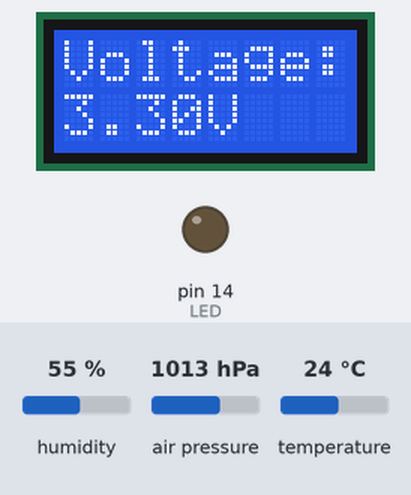
The sketch below on a simulated Arduino Uno, built with avr-gcc and run on an emulated ATmega328P. Shown: 8×2 character LCD, output pins drawn as LEDs (lit = HIGH). Wiring (inferred from the names in the program): HTU21/Si7021 sensor at I2C address 0x40; BMP180 pressure sensor at I2C address 0x77. Inputs (shaded band) come from the test bench; at power-on: humidity 55 %, air pressure 1013 hPa, temperature 24 °C. No radio packets arrive unless stated; what the sketch prints to the serial monitor is not drawn.

Above: at 1.6 s.
1.7 s: humidity set to 22 %
At 15.6 s:
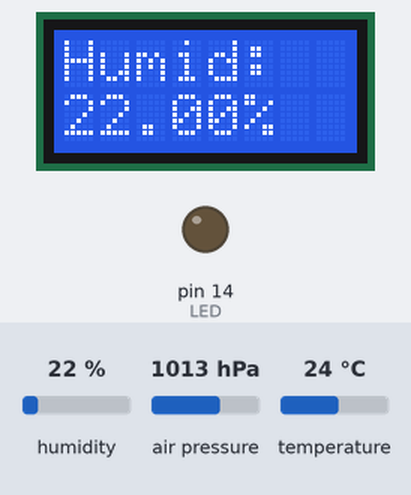
15.7 s: humidity set to 40 %
At 28.5 s:
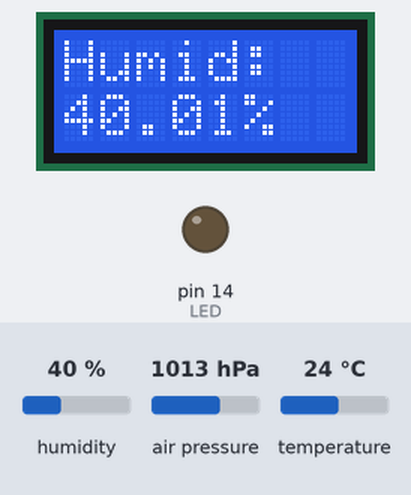
28.8 s: air pressure set to 952 hPa
At 42.3 s:
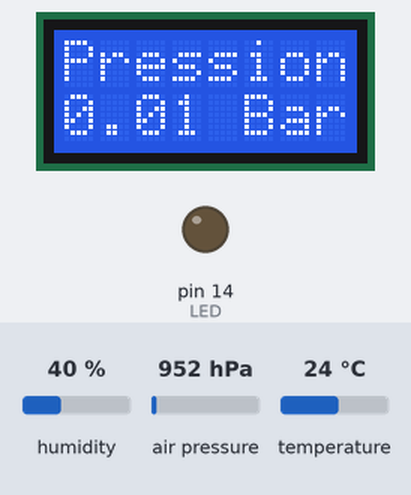
42.8 s: temperature set to 19 °C
At 54.0 s:
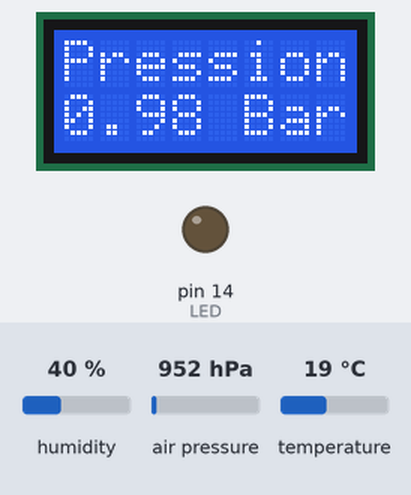
55.1 s: air pressure set to 1000 hPa
At 66.9 s:
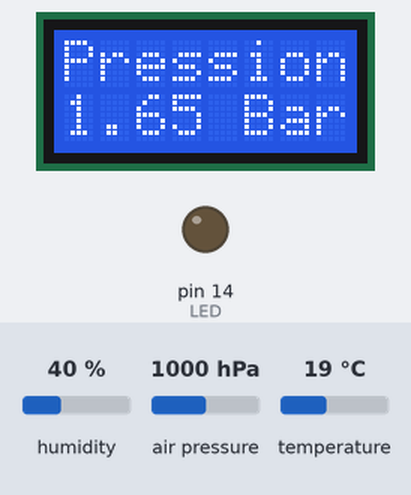
Timing chart, 0 to 67.9 s (numbered marks = the images above; inputs shaded):
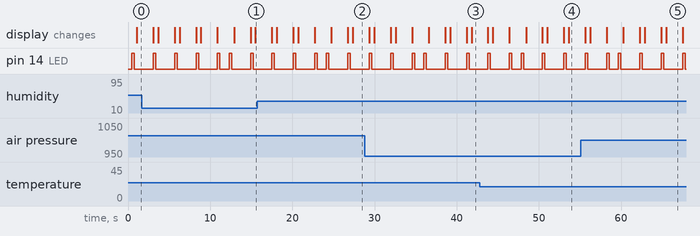

The sketch:

carte_capteur.ino
```cpp
#include <LiquidCrystal.h>
#include <Wire.h>
#include <Bmp180.h>
#include <Sht21.h>
#include <SPI.h>
#include <LoRa.h>

const int d4=4,d5=5,d6=6,d7=7,en=3,rs=2;
LiquidCrystal lcd(rs,en,d4,d5,d6,d7);
const int LED = 14;

Bmp180 bmp;
Sht21 sht;

/*!
 * Affichage de toutes les valeurs météorologiques sur l'écran LCD de la station météo
 * @param humidity_out
 * @param pressure
 * @param temp_out
 * @param temp_in
 * @param humidity_in
 */
void PrintLcdCapteurs(float batterie, float humidity_out, float pressure, float tempout);
void ledBlink(int delay_val);

void setup() {
    Serial.begin(19200);
    bmp.begin();
    sht.begin();
    lcd.begin(8,2);
    pinMode(LED, OUTPUT);

    Serial.println(bmp.toString());
    lcd.print("LCD OK");

    //-------------------LoRa Setup-------------------
    Serial.println("LoRa :");
    if (!LoRa.begin(866E6)) {
        Serial.println("Starting LoRa failed!");
        delay(100);
        Serial.println("LoRa Initializing OK!");
        LoRa.setSyncWord(0x01);
    }
    //------------------------------------------------
}


void loop() {
    lcd.clear();

    long pressure_pa = bmp.getPressure();
    float pressure_bar = float(pressure_pa) / 100000;
    Serial.println(pressure_bar);
    float humidity_out = sht.getHumidity();
    float temp_out = sht.getTemperature();


    PrintLcdCapteurs(3.3,humidity_out,pressure_bar,temp_out);

    //-------------------LoRo Loop-------------------
    Serial.print("Sending packet: ");
    Serial.print("Humidite  : ");
    Serial.println(humidity_out);
    LoRa.beginPacket();
    LoRa.print("Hello From LoRA");
    delay(10);
    LoRa.print(humidity_out);
    LoRa.endPacket();
    delay(100);

    Serial.print("Sending packet: ");
    Serial.print("Temperature  : ");
    Serial.println(temp_out);
    LoRa.beginPacket();
    LoRa.print("Hello From LoRA");
    delay(10);
    LoRa.print(temp_out);
    LoRa.endPacket();
    delay(100);

    Serial.print("Sending packet: ");
    Serial.print("Pression  : ");
    Serial.println(pressure_bar);
    LoRa.beginPacket();
    LoRa.print("Hello From LoRA");
    delay(10);
    LoRa.print(pressure_bar);
    LoRa.endPacket();
    delay(100);
    //--------------------------------------
}

void PrintLcdCapteurs(float batterie, float humidity_out, float pressure, float temp_out) {
    ledBlink(300);
    lcd.setCursor(0,0);
    lcd.print("Voltage:");
    lcd.setCursor(0,1);
    lcd.print(batterie);
    lcd.print("V");

    delay(2000);
    lcd.clear();
    ledBlink(300);

    lcd.setCursor(0,0);
    lcd.print("Humid:");
    lcd.setCursor(0,1);
    lcd.print(humidity_out);
    lcd.print("%");

    delay(2000);
    lcd.clear();
    ledBlink(300);

    lcd.setCursor(0,0);
    lcd.print("Pression:");
    lcd.setCursor(0,1);
    lcd.print(pressure);
    lcd.setCursor(5,1);
    lcd.print("Bar");

    delay(2000);
    lcd.clear();
    ledBlink(300);

    lcd.setCursor(0,0);
    lcd.print("Temp:");
    lcd.setCursor(0,1);
    lcd.print(temp_out);
    lcd.print("C");

    delay(2000);
    lcd.clear();
    ledBlink(300);
}

void ledBlink(int delay_val){
    digitalWrite(LED, HIGH);
    delay(delay_val);
    digitalWrite(LED, LOW);
    delay(delay_val);
}
```
